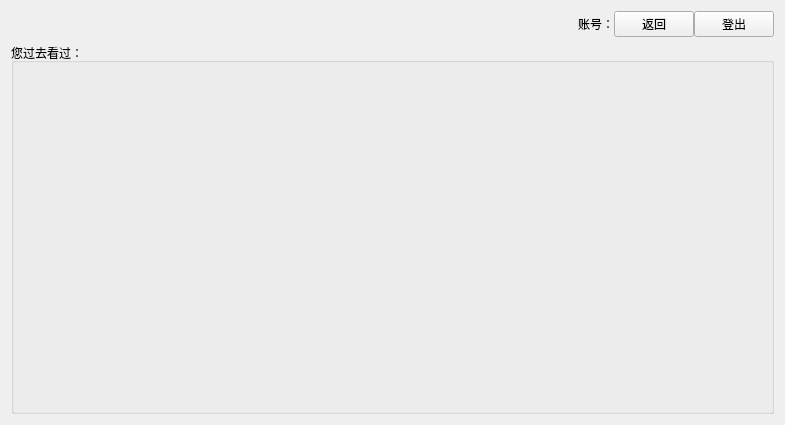
<?xml version="1.0" encoding="UTF-8"?>
<ui version="4.0">
 <class>Form</class>
 <widget class="QWidget" name="Form">
  <property name="geometry">
   <rect>
    <x>0</x>
    <y>0</y>
    <width>785</width>
    <height>425</height>
   </rect>
  </property>
  <property name="windowTitle">
   <string>Form</string>
  </property>
  <layout class="QVBoxLayout" name="verticalLayout" stretch="0,1">
   <item>
    <layout class="QHBoxLayout" name="horizontalLayout_2">
     <property name="spacing">
      <number>0</number>
     </property>
     <item>
      <spacer name="horizontalSpacer_3">
       <property name="orientation">
        <enum>Qt::Horizontal</enum>
       </property>
       <property name="sizeHint" stdset="0">
        <size>
         <width>40</width>
         <height>20</height>
        </size>
       </property>
      </spacer>
     </item>
     <item alignment="Qt::AlignLeft">
      <widget class="QLabel" name="label">
       <property name="minimumSize">
        <size>
         <width>30</width>
         <height>0</height>
        </size>
       </property>
       <property name="text">
        <string>账号：</string>
       </property>
       <property name="margin">
        <number>0</number>
       </property>
       <property name="indent">
        <number>0</number>
       </property>
      </widget>
     </item>
     <item alignment="Qt::AlignRight">
      <widget class="QPushButton" name="pushButton_3">
       <property name="text">
        <string>返回</string>
       </property>
      </widget>
     </item>
     <item alignment="Qt::AlignRight">
      <widget class="QPushButton" name="pushButton_2">
       <property name="text">
        <string>登出</string>
       </property>
      </widget>
     </item>
    </layout>
   </item>
   <item>
    <widget class="QGroupBox" name="groupBox">
     <property name="title">
      <string>您过去看过：</string>
     </property>
    </widget>
   </item>
  </layout>
 </widget>
 <resources/>
 <connections/>
</ui>
